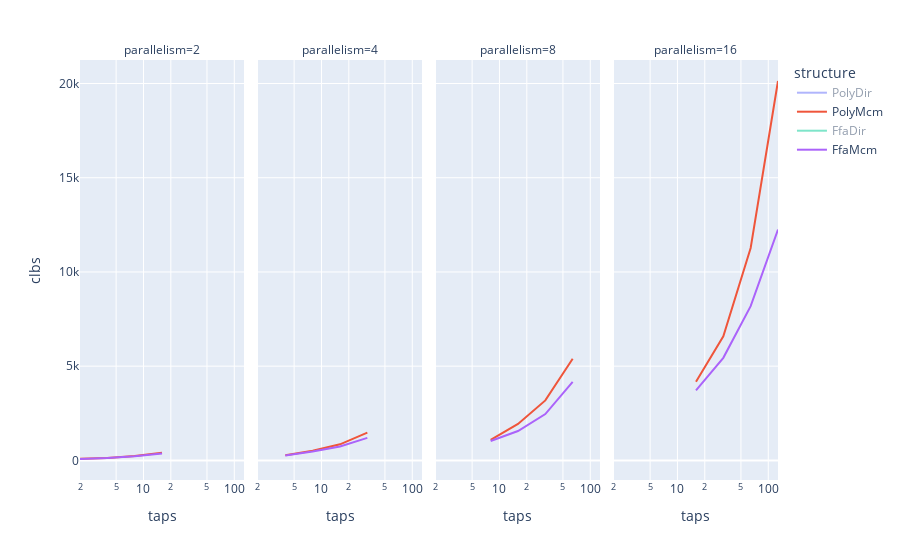
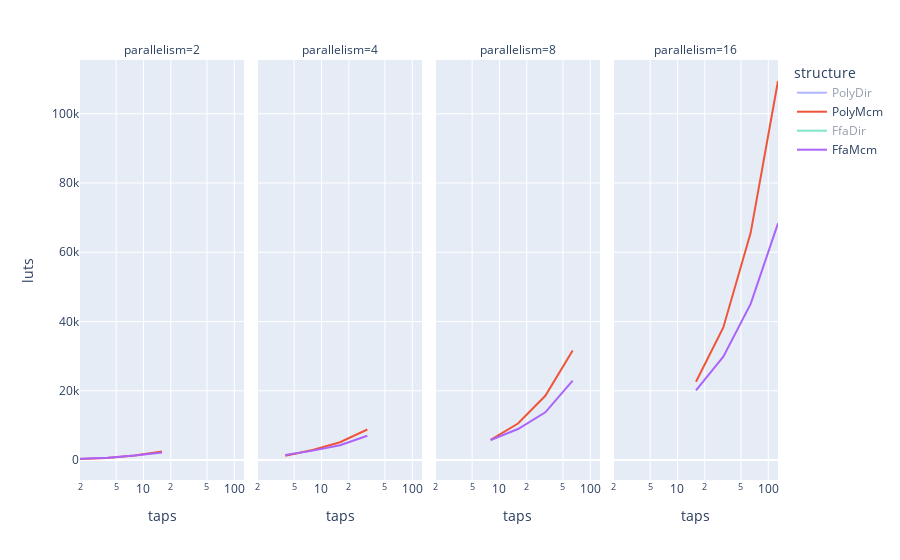
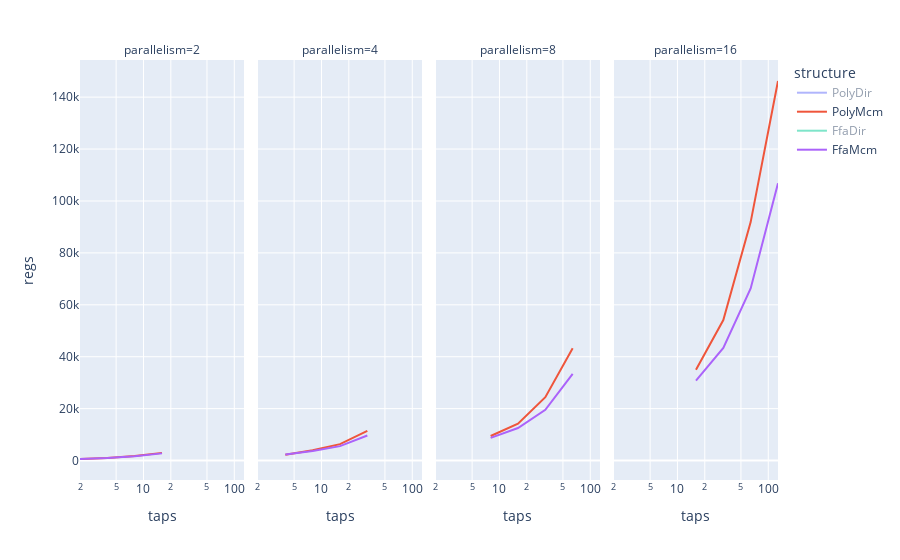
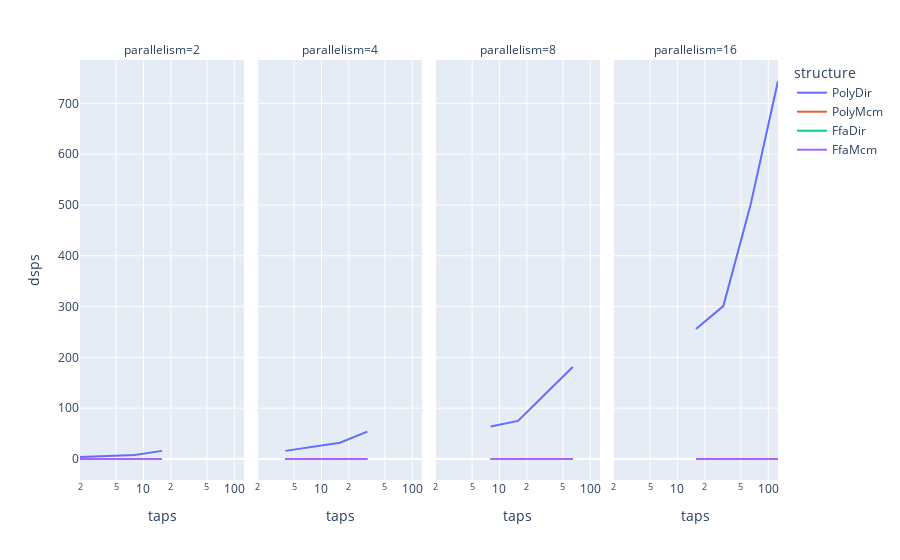

Notebook code cell kept with these figures, in order:
### Code cell
import plotly.express as px
display(px.line(df, x='taps', facet_col='parallelism',y='clbs', color='structure', log_x=True))
display(px.line(df, x='taps', facet_col='parallelism',y='luts', color='structure', log_x=True))
display(px.line(df, x='taps', facet_col='parallelism',y='regs', color='structure', log_x=True))
display(px.line(df, x='taps', facet_col='parallelism',y='dsps', color='structure', log_x=True))

### Figure 1 — Plotly figure (JSON) as saved in the notebook; plotly's stock layout.template omitted (floating-point values rounded to 4 significant figures)
{"data": [{"hovertemplate": "structure=PolyDir<br>parallelism=2<br>taps=%{x}<br>clbs=%{y}<extra></extra>", "legendgroup": "PolyDir", "line": {"color": "#636efa", "dash": "solid"}, "mode": "lines", "name": "PolyDir", "orientation": "v", "showlegend": true, "type": "scatter", "visible": "legendonly", "x": [2, 4, 8, 16], "xaxis": "x", "y": [10, 71, 247, 564], "yaxis": "y"}, {"hovertemplate": "structure=PolyDir<br>parallelism=4<br>taps=%{x}<br>clbs=%{y}<extra></extra>", "legendgroup": "PolyDir", "line": {"color": "#636efa", "dash": "solid"}, "mode": "lines", "name": "PolyDir", "orientation": "v", "showlegend": false, "type": "scatter", "visible": "legendonly", "x": [4, 8, 16, 32], "xaxis": "x2", "y": [31, 344, 985, 1961], "yaxis": "y2"}, {"hovertemplate": "structure=PolyDir<br>parallelism=8<br>taps=%{x}<br>clbs=%{y}<extra></extra>", "legendgroup": "PolyDir", "line": {"color": "#636efa", "dash": "solid"}, "mode": "lines", "name": "PolyDir", "orientation": "v", "showlegend": false, "type": "scatter", "visible": "legendonly", "x": [8, 16, 32, 64], "xaxis": "x3", "y": [139, 1327, 3261, 7525], "yaxis": "y3"}, {"hovertemplate": "structure=PolyDir<br>parallelism=16<br>taps=%{x}<br>clbs=%{y}<extra></extra>", "legendgroup": "PolyDir", "line": {"color": "#636efa", "dash": "solid"}, "mode": "lines", "name": "PolyDir", "orientation": "v", "showlegend": false, "type": "scatter", "visible": "legendonly", "x": [16, 32, 64, 128], "xaxis": "x4", "y": [680, 4110, 13050, 23967], "yaxis": "y4"}, {"hovertemplate": "structure=PolyMcm<br>parallelism=2<br>taps=%{x}<br>clbs=%{y}<extra></extra>", "legendgroup": "PolyMcm", "line": {"color": "#EF553B", "dash": "solid"}, "mode": "lines", "name": "PolyMcm", "orientation": "v", "showlegend": true, "type": "scatter", "x": [2, 4, 8, 16], "xaxis": "x", "y": [81, 128, 233, 409], "yaxis": "y"}, {"hovertemplate": "structure=PolyMcm<br>parallelism=4<br>taps=%{x}<br>clbs=%{y}<extra></extra>", "legendgroup": "PolyMcm", "line": {"color": "#EF553B", "dash": "solid"}, "mode": "lines", "name": "PolyMcm", "orientation": "v", "showlegend": false, "type": "scatter", "x": [4, 8, 16, 32], "xaxis": "x2", "y": [270, 512, 852, 1472], "yaxis": "y2"}, {"hovertemplate": "structure=PolyMcm<br>parallelism=8<br>taps=%{x}<br>clbs=%{y}<extra></extra>", "legendgroup": "PolyMcm", "line": {"color": "#EF553B", "dash": "solid"}, "mode": "lines", "name": "PolyMcm", "orientation": "v", "showlegend": false, "type": "scatter", "x": [8, 16, 32, 64], "xaxis": "x3", "y": [1093, 1933, 3184, 5391], "yaxis": "y3"}, {"hovertemplate": "structure=PolyMcm<br>parallelism=16<br>taps=%{x}<br>clbs=%{y}<extra></extra>", "legendgroup": "PolyMcm", "line": {"color": "#EF553B", "dash": "solid"}, "mode": "lines", "name": "PolyMcm", "orientation": "v", "showlegend": false, "type": "scatter", "x": [16, 32, 64, 128], "xaxis": "x4", "y": [4174, 6583, 11271, 20133], "yaxis": "y4"}, {"hovertemplate": "structure=FfaDir<br>parallelism=2<br>taps=%{x}<br>clbs=%{y}<extra></extra>", "legendgroup": "FfaDir", "line": {"color": "#00cc96", "dash": "solid"}, "mode": "lines", "name": "FfaDir", "orientation": "v", "showlegend": true, "type": "scatter", "visible": "legendonly", "x": [2, 4, 8, 16], "xaxis": "x", "y": [105, 195, 307, 684], "yaxis": "y"}, {"hovertemplate": "structure=FfaDir<br>parallelism=4<br>taps=%{x}<br>clbs=%{y}<extra></extra>", "legendgroup": "FfaDir", "line": {"color": "#00cc96", "dash": "solid"}, "mode": "lines", "name": "FfaDir", "orientation": "v", "showlegend": false, "type": "scatter", "visible": "legendonly", "x": [4, 8, 16, 32], "xaxis": "x2", "y": [387, 577, 1225, 1975], "yaxis": "y2"}, {"hovertemplate": "structure=FfaDir<br>parallelism=8<br>taps=%{x}<br>clbs=%{y}<extra></extra>", "legendgroup": "FfaDir", "line": {"color": "#00cc96", "dash": "solid"}, "mode": "lines", "name": "FfaDir", "orientation": "v", "showlegend": false, "type": "scatter", "visible": "legendonly", "x": [8, 16, 32, 64], "xaxis": "x3", "y": [1229, 2324, 3810, 6451], "yaxis": "y3"}, {"hovertemplate": "structure=FfaDir<br>parallelism=16<br>taps=%{x}<br>clbs=%{y}<extra></extra>", "legendgroup": "FfaDir", "line": {"color": "#00cc96", "dash": "solid"}, "mode": "lines", "name": "FfaDir", "orientation": "v", "showlegend": false, "type": "scatter", "visible": "legendonly", "x": [16, 32, 64, 128], "xaxis": "x4", "y": [4307, 7139, 11356, 18296], "yaxis": "y4"}, {"hovertemplate": "structure=FfaMcm<br>parallelism=2<br>taps=%{x}<br>clbs=%{y}<extra></extra>", "legendgroup": "FfaMcm", "line": {"color": "#ab63fa", "dash": "solid"}, "mode": "lines", "name": "FfaMcm", "orientation": "v", "showlegend": true, "type": "scatter", "x": [2, 4, 8, 16], "xaxis": "x", "y": [74, 122, 223, 370], "yaxis": "y"}, {"hovertemplate": "structure=FfaMcm<br>parallelism=4<br>taps=%{x}<br>clbs=%{y}<extra></extra>", "legendgroup": "FfaMcm", "line": {"color": "#ab63fa", "dash": "solid"}, "mode": "lines", "name": "FfaMcm", "orientation": "v", "showlegend": false, "type": "scatter", "x": [4, 8, 16, 32], "xaxis": "x2", "y": [265, 469, 739, 1194], "yaxis": "y2"}, {"hovertemplate": "structure=FfaMcm<br>parallelism=8<br>taps=%{x}<br>clbs=%{y}<extra></extra>", "legendgroup": "FfaMcm", "line": {"color": "#ab63fa", "dash": "solid"}, "mode": "lines", "name": "FfaMcm", "orientation": "v", "showlegend": false, "type": "scatter", "x": [8, 16, 32, 64], "xaxis": "x3", "y": [1026, 1558, 2457, 4166], "yaxis": "y3"}, {"hovertemplate": "structure=FfaMcm<br>parallelism=16<br>taps=%{x}<br>clbs=%{y}<extra></extra>", "legendgroup": "FfaMcm", "line": {"color": "#ab63fa", "dash": "solid"}, "mode": "lines", "name": "FfaMcm", "orientation": "v", "showlegend": false, "type": "scatter", "x": [16, 32, 64, 128], "xaxis": "x4", "y": [3717, 5443, 8185, 12251], "yaxis": "y4"}], "layout": {"annotations": [{"font": {}, "showarrow": false, "text": "parallelism=2", "x": 0.1175, "xanchor": "center", "xref": "paper", "y": 1, "yanchor": "bottom", "yref": "paper"}, {"font": {}, "showarrow": false, "text": "parallelism=4", "x": 0.3725, "xanchor": "center", "xref": "paper", "y": 1, "yanchor": "bottom", "yref": "paper"}, {"font": {}, "showarrow": false, "text": "parallelism=8", "x": 0.6275, "xanchor": "center", "xref": "paper", "y": 1, "yanchor": "bottom", "yref": "paper"}, {"font": {}, "showarrow": false, "text": "parallelism=16", "x": 0.8825, "xanchor": "center", "xref": "paper", "y": 1, "yanchor": "bottom", "yref": "paper"}], "autosize": true, "legend": {"title": {"text": "structure"}, "tracegroupgap": 0}, "margin": {"t": 60}, "xaxis": {"anchor": "y", "autorange": true, "domain": [0, 0.235], "range": [0.301, 2.107], "title": {"text": "taps"}, "type": "log"}, "xaxis2": {"anchor": "y2", "autorange": true, "domain": [0.255, 0.49], "matches": "x", "range": [0.301, 2.107], "title": {"text": "taps"}, "type": "log"}, "xaxis3": {"anchor": "y3", "autorange": true, "domain": [0.51, 0.745], "matches": "x", "range": [0.301, 2.107], "title": {"text": "taps"}, "type": "log"}, "xaxis4": {"anchor": "y4", "autorange": true, "domain": [0.765, 1.0], "matches": "x", "range": [0.301, 2.107], "title": {"text": "taps"}, "type": "log"}, "yaxis": {"anchor": "x", "autorange": true, "domain": [0, 1], "range": [-1040.0, 21250.0], "title": {"text": "clbs"}, "type": "linear"}, "yaxis2": {"anchor": "x2", "autorange": true, "domain": [0, 1], "matches": "y", "range": [-1040.0, 21250.0], "showticklabels": false, "type": "linear"}, "yaxis3": {"anchor": "x3", "autorange": true, "domain": [0, 1], "matches": "y", "range": [-1040.0, 21250.0], "showticklabels": false, "type": "linear"}, "yaxis4": {"anchor": "x4", "autorange": true, "domain": [0, 1], "matches": "y", "range": [-1040.0, 21250.0], "showticklabels": false, "type": "linear"}}}

### Figure 2 — Plotly figure (JSON) as saved in the notebook; plotly's stock layout.template omitted (floating-point values rounded to 4 significant figures)
{"data": [{"hovertemplate": "structure=PolyDir<br>parallelism=2<br>taps=%{x}<br>luts=%{y}<extra></extra>", "legendgroup": "PolyDir", "line": {"color": "#636efa", "dash": "solid"}, "mode": "lines", "name": "PolyDir", "orientation": "v", "showlegend": true, "type": "scatter", "visible": "legendonly", "x": [2, 4, 8, 16], "xaxis": "x", "y": [33, 346, 1429, 3491], "yaxis": "y"}, {"hovertemplate": "structure=PolyDir<br>parallelism=4<br>taps=%{x}<br>luts=%{y}<extra></extra>", "legendgroup": "PolyDir", "line": {"color": "#636efa", "dash": "solid"}, "mode": "lines", "name": "PolyDir", "orientation": "v", "showlegend": false, "type": "scatter", "visible": "legendonly", "x": [4, 8, 16, 32], "xaxis": "x2", "y": [136, 2020, 5887, 10395], "yaxis": "y2"}, {"hovertemplate": "structure=PolyDir<br>parallelism=8<br>taps=%{x}<br>luts=%{y}<extra></extra>", "legendgroup": "PolyDir", "line": {"color": "#636efa", "dash": "solid"}, "mode": "lines", "name": "PolyDir", "orientation": "v", "showlegend": false, "type": "scatter", "visible": "legendonly", "x": [8, 16, 32, 64], "xaxis": "x3", "y": [840, 7707, 18287, 39109], "yaxis": "y3"}, {"hovertemplate": "structure=PolyDir<br>parallelism=16<br>taps=%{x}<br>luts=%{y}<extra></extra>", "legendgroup": "PolyDir", "line": {"color": "#636efa", "dash": "solid"}, "mode": "lines", "name": "PolyDir", "orientation": "v", "showlegend": false, "type": "scatter", "visible": "legendonly", "x": [16, 32, 64, 128], "xaxis": "x4", "y": [4032, 20880, 69087, 125215], "yaxis": "y4"}, {"hovertemplate": "structure=PolyMcm<br>parallelism=2<br>taps=%{x}<br>luts=%{y}<extra></extra>", "legendgroup": "PolyMcm", "line": {"color": "#EF553B", "dash": "solid"}, "mode": "lines", "name": "PolyMcm", "orientation": "v", "showlegend": true, "type": "scatter", "x": [2, 4, 8, 16], "xaxis": "x", "y": [303, 617, 1318, 2497], "yaxis": "y"}, {"hovertemplate": "structure=PolyMcm<br>parallelism=4<br>taps=%{x}<br>luts=%{y}<extra></extra>", "legendgroup": "PolyMcm", "line": {"color": "#EF553B", "dash": "solid"}, "mode": "lines", "name": "PolyMcm", "orientation": "v", "showlegend": false, "type": "scatter", "x": [4, 8, 16, 32], "xaxis": "x2", "y": [1236, 2908, 5134, 8826], "yaxis": "y2"}, {"hovertemplate": "structure=PolyMcm<br>parallelism=8<br>taps=%{x}<br>luts=%{y}<extra></extra>", "legendgroup": "PolyMcm", "line": {"color": "#EF553B", "dash": "solid"}, "mode": "lines", "name": "PolyMcm", "orientation": "v", "showlegend": false, "type": "scatter", "x": [8, 16, 32, 64], "xaxis": "x3", "y": [5838, 10547, 18559, 31623], "yaxis": "y3"}, {"hovertemplate": "structure=PolyMcm<br>parallelism=16<br>taps=%{x}<br>luts=%{y}<extra></extra>", "legendgroup": "PolyMcm", "line": {"color": "#EF553B", "dash": "solid"}, "mode": "lines", "name": "PolyMcm", "orientation": "v", "showlegend": false, "type": "scatter", "x": [16, 32, 64, 128], "xaxis": "x4", "y": [22606, 38281, 65613, 109467], "yaxis": "y4"}, {"hovertemplate": "structure=FfaDir<br>parallelism=2<br>taps=%{x}<br>luts=%{y}<extra></extra>", "legendgroup": "FfaDir", "line": {"color": "#00cc96", "dash": "solid"}, "mode": "lines", "name": "FfaDir", "orientation": "v", "showlegend": true, "type": "scatter", "visible": "legendonly", "x": [2, 4, 8, 16], "xaxis": "x", "y": [588, 1176, 1911, 4308], "yaxis": "y"}, {"hovertemplate": "structure=FfaDir<br>parallelism=4<br>taps=%{x}<br>luts=%{y}<extra></extra>", "legendgroup": "FfaDir", "line": {"color": "#00cc96", "dash": "solid"}, "mode": "lines", "name": "FfaDir", "orientation": "v", "showlegend": false, "type": "scatter", "visible": "legendonly", "x": [4, 8, 16, 32], "xaxis": "x2", "y": [2414, 3606, 8074, 11830], "yaxis": "y2"}, {"hovertemplate": "structure=FfaDir<br>parallelism=8<br>taps=%{x}<br>luts=%{y}<extra></extra>", "legendgroup": "FfaDir", "line": {"color": "#00cc96", "dash": "solid"}, "mode": "lines", "name": "FfaDir", "orientation": "v", "showlegend": false, "type": "scatter", "visible": "legendonly", "x": [8, 16, 32, 64], "xaxis": "x3", "y": [7311, 14946, 23177, 38658], "yaxis": "y3"}, {"hovertemplate": "structure=FfaDir<br>parallelism=16<br>taps=%{x}<br>luts=%{y}<extra></extra>", "legendgroup": "FfaDir", "line": {"color": "#00cc96", "dash": "solid"}, "mode": "lines", "name": "FfaDir", "orientation": "v", "showlegend": false, "type": "scatter", "visible": "legendonly", "x": [16, 32, 64, 128], "xaxis": "x4", "y": [27061, 43722, 71112, 109018], "yaxis": "y4"}, {"hovertemplate": "structure=FfaMcm<br>parallelism=2<br>taps=%{x}<br>luts=%{y}<extra></extra>", "legendgroup": "FfaMcm", "line": {"color": "#ab63fa", "dash": "solid"}, "mode": "lines", "name": "FfaMcm", "orientation": "v", "showlegend": true, "type": "scatter", "x": [2, 4, 8, 16], "xaxis": "x", "y": [382, 674, 1301, 2170], "yaxis": "y"}, {"hovertemplate": "structure=FfaMcm<br>parallelism=4<br>taps=%{x}<br>luts=%{y}<extra></extra>", "legendgroup": "FfaMcm", "line": {"color": "#ab63fa", "dash": "solid"}, "mode": "lines", "name": "FfaMcm", "orientation": "v", "showlegend": false, "type": "scatter", "x": [4, 8, 16, 32], "xaxis": "x2", "y": [1453, 2721, 4295, 6996], "yaxis": "y2"}, {"hovertemplate": "structure=FfaMcm<br>parallelism=8<br>taps=%{x}<br>luts=%{y}<extra></extra>", "legendgroup": "FfaMcm", "line": {"color": "#ab63fa", "dash": "solid"}, "mode": "lines", "name": "FfaMcm", "orientation": "v", "showlegend": false, "type": "scatter", "x": [8, 16, 32, 64], "xaxis": "x3", "y": [5781, 8962, 13793, 22919], "yaxis": "y3"}, {"hovertemplate": "structure=FfaMcm<br>parallelism=16<br>taps=%{x}<br>luts=%{y}<extra></extra>", "legendgroup": "FfaMcm", "line": {"color": "#ab63fa", "dash": "solid"}, "mode": "lines", "name": "FfaMcm", "orientation": "v", "showlegend": false, "type": "scatter", "x": [16, 32, 64, 128], "xaxis": "x4", "y": [20125, 29848, 45106, 68373], "yaxis": "y4"}], "layout": {"annotations": [{"font": {}, "showarrow": false, "text": "parallelism=2", "x": 0.1175, "xanchor": "center", "xref": "paper", "y": 1, "yanchor": "bottom", "yref": "paper"}, {"font": {}, "showarrow": false, "text": "parallelism=4", "x": 0.3725, "xanchor": "center", "xref": "paper", "y": 1, "yanchor": "bottom", "yref": "paper"}, {"font": {}, "showarrow": false, "text": "parallelism=8", "x": 0.6275, "xanchor": "center", "xref": "paper", "y": 1, "yanchor": "bottom", "yref": "paper"}, {"font": {}, "showarrow": false, "text": "parallelism=16", "x": 0.8825, "xanchor": "center", "xref": "paper", "y": 1, "yanchor": "bottom", "yref": "paper"}], "autosize": true, "legend": {"title": {"text": "structure"}, "tracegroupgap": 0}, "margin": {"t": 60}, "xaxis": {"anchor": "y", "autorange": true, "domain": [0, 0.235], "range": [0.301, 2.107], "title": {"text": "taps"}, "type": "log"}, "xaxis2": {"anchor": "y2", "autorange": true, "domain": [0.255, 0.49], "matches": "x", "range": [0.301, 2.107], "title": {"text": "taps"}, "type": "log"}, "xaxis3": {"anchor": "y3", "autorange": true, "domain": [0.51, 0.745], "matches": "x", "range": [0.301, 2.107], "title": {"text": "taps"}, "type": "log"}, "xaxis4": {"anchor": "y4", "autorange": true, "domain": [0.765, 1.0], "matches": "x", "range": [0.301, 2.107], "title": {"text": "taps"}, "type": "log"}, "yaxis": {"anchor": "x", "autorange": true, "domain": [0, 1], "range": [-5762.0, 115500.0], "title": {"text": "luts"}, "type": "linear"}, "yaxis2": {"anchor": "x2", "autorange": true, "domain": [0, 1], "matches": "y", "range": [-5762.0, 115500.0], "showticklabels": false, "type": "linear"}, "yaxis3": {"anchor": "x3", "autorange": true, "domain": [0, 1], "matches": "y", "range": [-5762.0, 115500.0], "showticklabels": false, "type": "linear"}, "yaxis4": {"anchor": "x4", "autorange": true, "domain": [0, 1], "matches": "y", "range": [-5762.0, 115500.0], "showticklabels": false, "type": "linear"}}}

### Figure 3 — Plotly figure (JSON) as saved in the notebook; plotly's stock layout.template omitted (floating-point values rounded to 4 significant figures)
{"data": [{"hovertemplate": "structure=PolyDir<br>parallelism=2<br>taps=%{x}<br>regs=%{y}<extra></extra>", "legendgroup": "PolyDir", "line": {"color": "#636efa", "dash": "solid"}, "mode": "lines", "name": "PolyDir", "orientation": "v", "showlegend": true, "type": "scatter", "visible": "legendonly", "x": [2, 4, 8, 16], "xaxis": "x", "y": [1, 58, 373, 437], "yaxis": "y"}, {"hovertemplate": "structure=PolyDir<br>parallelism=4<br>taps=%{x}<br>regs=%{y}<extra></extra>", "legendgroup": "PolyDir", "line": {"color": "#636efa", "dash": "solid"}, "mode": "lines", "name": "PolyDir", "orientation": "v", "showlegend": false, "type": "scatter", "visible": "legendonly", "x": [4, 8, 16, 32], "xaxis": "x2", "y": [208, 375, 1051, 1327], "yaxis": "y2"}, {"hovertemplate": "structure=PolyDir<br>parallelism=8<br>taps=%{x}<br>regs=%{y}<extra></extra>", "legendgroup": "PolyDir", "line": {"color": "#636efa", "dash": "solid"}, "mode": "lines", "name": "PolyDir", "orientation": "v", "showlegend": false, "type": "scatter", "visible": "legendonly", "x": [8, 16, 32, 64], "xaxis": "x3", "y": [926, 2086, 4057, 4772], "yaxis": "y3"}, {"hovertemplate": "structure=PolyDir<br>parallelism=16<br>taps=%{x}<br>regs=%{y}<extra></extra>", "legendgroup": "PolyDir", "line": {"color": "#636efa", "dash": "solid"}, "mode": "lines", "name": "PolyDir", "orientation": "v", "showlegend": false, "type": "scatter", "visible": "legendonly", "x": [16, 32, 64, 128], "xaxis": "x4", "y": [4592, 9983, 16560, 17614], "yaxis": "y4"}, {"hovertemplate": "structure=PolyMcm<br>parallelism=2<br>taps=%{x}<br>regs=%{y}<extra></extra>", "legendgroup": "PolyMcm", "line": {"color": "#EF553B", "dash": "solid"}, "mode": "lines", "name": "PolyMcm", "orientation": "v", "showlegend": true, "type": "scatter", "x": [2, 4, 8, 16], "xaxis": "x", "y": [599, 950, 1773, 2961], "yaxis": "y"}, {"hovertemplate": "structure=PolyMcm<br>parallelism=4<br>taps=%{x}<br>regs=%{y}<extra></extra>", "legendgroup": "PolyMcm", "line": {"color": "#EF553B", "dash": "solid"}, "mode": "lines", "name": "PolyMcm", "orientation": "v", "showlegend": false, "type": "scatter", "x": [4, 8, 16, 32], "xaxis": "x2", "y": [2251, 3962, 6318, 11405], "yaxis": "y2"}, {"hovertemplate": "structure=PolyMcm<br>parallelism=8<br>taps=%{x}<br>regs=%{y}<extra></extra>", "legendgroup": "PolyMcm", "line": {"color": "#EF553B", "dash": "solid"}, "mode": "lines", "name": "PolyMcm", "orientation": "v", "showlegend": false, "type": "scatter", "x": [8, 16, 32, 64], "xaxis": "x3", "y": [9470, 14218, 24412, 43229], "yaxis": "y3"}, {"hovertemplate": "structure=PolyMcm<br>parallelism=16<br>taps=%{x}<br>regs=%{y}<extra></extra>", "legendgroup": "PolyMcm", "line": {"color": "#EF553B", "dash": "solid"}, "mode": "lines", "name": "PolyMcm", "orientation": "v", "showlegend": false, "type": "scatter", "x": [16, 32, 64, 128], "xaxis": "x4", "y": [34945, 54137, 91858, 146215], "yaxis": "y4"}, {"hovertemplate": "structure=FfaDir<br>parallelism=2<br>taps=%{x}<br>regs=%{y}<extra></extra>", "legendgroup": "FfaDir", "line": {"color": "#00cc96", "dash": "solid"}, "mode": "lines", "name": "FfaDir", "orientation": "v", "showlegend": true, "type": "scatter", "visible": "legendonly", "x": [2, 4, 8, 16], "xaxis": "x", "y": [179, 277, 403, 708], "yaxis": "y"}, {"hovertemplate": "structure=FfaDir<br>parallelism=4<br>taps=%{x}<br>regs=%{y}<extra></extra>", "legendgroup": "FfaDir", "line": {"color": "#00cc96", "dash": "solid"}, "mode": "lines", "name": "FfaDir", "orientation": "v", "showlegend": false, "type": "scatter", "visible": "legendonly", "x": [4, 8, 16, 32], "xaxis": "x2", "y": [812, 1121, 1708, 2884], "yaxis": "y2"}, {"hovertemplate": "structure=FfaDir<br>parallelism=8<br>taps=%{x}<br>regs=%{y}<extra></extra>", "legendgroup": "FfaDir", "line": {"color": "#00cc96", "dash": "solid"}, "mode": "lines", "name": "FfaDir", "orientation": "v", "showlegend": false, "type": "scatter", "visible": "legendonly", "x": [8, 16, 32, 64], "xaxis": "x3", "y": [3290, 4389, 6466, 10735], "yaxis": "y3"}, {"hovertemplate": "structure=FfaDir<br>parallelism=16<br>taps=%{x}<br>regs=%{y}<extra></extra>", "legendgroup": "FfaDir", "line": {"color": "#00cc96", "dash": "solid"}, "mode": "lines", "name": "FfaDir", "orientation": "v", "showlegend": false, "type": "scatter", "visible": "legendonly", "x": [16, 32, 64, 128], "xaxis": "x4", "y": [12351, 16098, 23432, 37901], "yaxis": "y4"}, {"hovertemplate": "structure=FfaMcm<br>parallelism=2<br>taps=%{x}<br>regs=%{y}<extra></extra>", "legendgroup": "FfaMcm", "line": {"color": "#ab63fa", "dash": "solid"}, "mode": "lines", "name": "FfaMcm", "orientation": "v", "showlegend": true, "type": "scatter", "x": [2, 4, 8, 16], "xaxis": "x", "y": [641, 939, 1704, 2767], "yaxis": "y"}, {"hovertemplate": "structure=FfaMcm<br>parallelism=4<br>taps=%{x}<br>regs=%{y}<extra></extra>", "legendgroup": "FfaMcm", "line": {"color": "#ab63fa", "dash": "solid"}, "mode": "lines", "name": "FfaMcm", "orientation": "v", "showlegend": false, "type": "scatter", "x": [4, 8, 16, 32], "xaxis": "x2", "y": [2313, 3711, 5555, 9647], "yaxis": "y2"}, {"hovertemplate": "structure=FfaMcm<br>parallelism=8<br>taps=%{x}<br>regs=%{y}<extra></extra>", "legendgroup": "FfaMcm", "line": {"color": "#ab63fa", "dash": "solid"}, "mode": "lines", "name": "FfaMcm", "orientation": "v", "showlegend": false, "type": "scatter", "x": [8, 16, 32, 64], "xaxis": "x3", "y": [8758, 12536, 19525, 33382], "yaxis": "y3"}, {"hovertemplate": "structure=FfaMcm<br>parallelism=16<br>taps=%{x}<br>regs=%{y}<extra></extra>", "legendgroup": "FfaMcm", "line": {"color": "#ab63fa", "dash": "solid"}, "mode": "lines", "name": "FfaMcm", "orientation": "v", "showlegend": false, "type": "scatter", "x": [16, 32, 64, 128], "xaxis": "x4", "y": [30757, 43369, 66290, 106823], "yaxis": "y4"}], "layout": {"annotations": [{"font": {}, "showarrow": false, "text": "parallelism=2", "x": 0.1175, "xanchor": "center", "xref": "paper", "y": 1, "yanchor": "bottom", "yref": "paper"}, {"font": {}, "showarrow": false, "text": "parallelism=4", "x": 0.3725, "xanchor": "center", "xref": "paper", "y": 1, "yanchor": "bottom", "yref": "paper"}, {"font": {}, "showarrow": false, "text": "parallelism=8", "x": 0.6275, "xanchor": "center", "xref": "paper", "y": 1, "yanchor": "bottom", "yref": "paper"}, {"font": {}, "showarrow": false, "text": "parallelism=16", "x": 0.8825, "xanchor": "center", "xref": "paper", "y": 1, "yanchor": "bottom", "yref": "paper"}], "autosize": true, "legend": {"title": {"text": "structure"}, "tracegroupgap": 0}, "margin": {"t": 60}, "xaxis": {"anchor": "y", "autorange": true, "domain": [0, 0.235], "range": [0.301, 2.107], "title": {"text": "taps"}, "type": "log"}, "xaxis2": {"anchor": "y2", "autorange": true, "domain": [0.255, 0.49], "matches": "x", "range": [0.301, 2.107], "title": {"text": "taps"}, "type": "log"}, "xaxis3": {"anchor": "y3", "autorange": true, "domain": [0.51, 0.745], "matches": "x", "range": [0.301, 2.107], "title": {"text": "taps"}, "type": "log"}, "xaxis4": {"anchor": "y4", "autorange": true, "domain": [0.765, 1.0], "matches": "x", "range": [0.301, 2.107], "title": {"text": "taps"}, "type": "log"}, "yaxis": {"anchor": "x", "autorange": true, "domain": [0, 1], "range": [-7491.0, 154300.0], "title": {"text": "regs"}, "type": "linear"}, "yaxis2": {"anchor": "x2", "autorange": true, "domain": [0, 1], "matches": "y", "range": [-7491.0, 154300.0], "showticklabels": false, "type": "linear"}, "yaxis3": {"anchor": "x3", "autorange": true, "domain": [0, 1], "matches": "y", "range": [-7491.0, 154300.0], "showticklabels": false, "type": "linear"}, "yaxis4": {"anchor": "x4", "autorange": true, "domain": [0, 1], "matches": "y", "range": [-7491.0, 154300.0], "showticklabels": false, "type": "linear"}}}

### Figure 4 — Plotly figure (JSON) as saved in the notebook; plotly's stock layout.template omitted (floating-point values rounded to 4 significant figures)
{"data": [{"hovertemplate": "structure=PolyDir<br>parallelism=2<br>taps=%{x}<br>dsps=%{y}<extra></extra>", "legendgroup": "PolyDir", "line": {"color": "#636efa", "dash": "solid"}, "mode": "lines", "name": "PolyDir", "orientation": "v", "showlegend": true, "type": "scatter", "x": [2, 4, 8, 16], "xaxis": "x", "y": [4, 6, 8, 16], "yaxis": "y"}, {"hovertemplate": "structure=PolyDir<br>parallelism=4<br>taps=%{x}<br>dsps=%{y}<extra></extra>", "legendgroup": "PolyDir", "line": {"color": "#636efa", "dash": "solid"}, "mode": "lines", "name": "PolyDir", "orientation": "v", "showlegend": false, "type": "scatter", "x": [4, 8, 16, 32], "xaxis": "x2", "y": [16, 24, 32, 54], "yaxis": "y2"}, {"hovertemplate": "structure=PolyDir<br>parallelism=8<br>taps=%{x}<br>dsps=%{y}<extra></extra>", "legendgroup": "PolyDir", "line": {"color": "#636efa", "dash": "solid"}, "mode": "lines", "name": "PolyDir", "orientation": "v", "showlegend": false, "type": "scatter", "x": [8, 16, 32, 64], "xaxis": "x3", "y": [64, 75, 128, 181], "yaxis": "y3"}, {"hovertemplate": "structure=PolyDir<br>parallelism=16<br>taps=%{x}<br>dsps=%{y}<extra></extra>", "legendgroup": "PolyDir", "line": {"color": "#636efa", "dash": "solid"}, "mode": "lines", "name": "PolyDir", "orientation": "v", "showlegend": false, "type": "scatter", "x": [16, 32, 64, 128], "xaxis": "x4", "y": [256, 301, 501, 744], "yaxis": "y4"}, {"hovertemplate": "structure=PolyMcm<br>parallelism=2<br>taps=%{x}<br>dsps=%{y}<extra></extra>", "legendgroup": "PolyMcm", "line": {"color": "#EF553B", "dash": "solid"}, "mode": "lines", "name": "PolyMcm", "orientation": "v", "showlegend": true, "type": "scatter", "x": [2, 4, 8, 16], "xaxis": "x", "y": [0, 0, 0, 0], "yaxis": "y"}, {"hovertemplate": "structure=PolyMcm<br>parallelism=4<br>taps=%{x}<br>dsps=%{y}<extra></extra>", "legendgroup": "PolyMcm", "line": {"color": "#EF553B", "dash": "solid"}, "mode": "lines", "name": "PolyMcm", "orientation": "v", "showlegend": false, "type": "scatter", "x": [4, 8, 16, 32], "xaxis": "x2", "y": [0, 0, 0, 0], "yaxis": "y2"}, {"hovertemplate": "structure=PolyMcm<br>parallelism=8<br>taps=%{x}<br>dsps=%{y}<extra></extra>", "legendgroup": "PolyMcm", "line": {"color": "#EF553B", "dash": "solid"}, "mode": "lines", "name": "PolyMcm", "orientation": "v", "showlegend": false, "type": "scatter", "x": [8, 16, 32, 64], "xaxis": "x3", "y": [0, 0, 0, 0], "yaxis": "y3"}, {"hovertemplate": "structure=PolyMcm<br>parallelism=16<br>taps=%{x}<br>dsps=%{y}<extra></extra>", "legendgroup": "PolyMcm", "line": {"color": "#EF553B", "dash": "solid"}, "mode": "lines", "name": "PolyMcm", "orientation": "v", "showlegend": false, "type": "scatter", "x": [16, 32, 64, 128], "xaxis": "x4", "y": [0, 0, 0, 0], "yaxis": "y4"}, {"hovertemplate": "structure=FfaDir<br>parallelism=2<br>taps=%{x}<br>dsps=%{y}<extra></extra>", "legendgroup": "FfaDir", "line": {"color": "#00cc96", "dash": "solid"}, "mode": "lines", "name": "FfaDir", "orientation": "v", "showlegend": true, "type": "scatter", "x": [2, 4, 8, 16], "xaxis": "x", "y": [0, 0, 0, 0], "yaxis": "y"}, {"hovertemplate": "structure=FfaDir<br>parallelism=4<br>taps=%{x}<br>dsps=%{y}<extra></extra>", "legendgroup": "FfaDir", "line": {"color": "#00cc96", "dash": "solid"}, "mode": "lines", "name": "FfaDir", "orientation": "v", "showlegend": false, "type": "scatter", "x": [4, 8, 16, 32], "xaxis": "x2", "y": [0, 0, 0, 0], "yaxis": "y2"}, {"hovertemplate": "structure=FfaDir<br>parallelism=8<br>taps=%{x}<br>dsps=%{y}<extra></extra>", "legendgroup": "FfaDir", "line": {"color": "#00cc96", "dash": "solid"}, "mode": "lines", "name": "FfaDir", "orientation": "v", "showlegend": false, "type": "scatter", "x": [8, 16, 32, 64], "xaxis": "x3", "y": [0, 0, 0, 0], "yaxis": "y3"}, {"hovertemplate": "structure=FfaDir<br>parallelism=16<br>taps=%{x}<br>dsps=%{y}<extra></extra>", "legendgroup": "FfaDir", "line": {"color": "#00cc96", "dash": "solid"}, "mode": "lines", "name": "FfaDir", "orientation": "v", "showlegend": false, "type": "scatter", "x": [16, 32, 64, 128], "xaxis": "x4", "y": [0, 0, 0, 0], "yaxis": "y4"}, {"hovertemplate": "structure=FfaMcm<br>parallelism=2<br>taps=%{x}<br>dsps=%{y}<extra></extra>", "legendgroup": "FfaMcm", "line": {"color": "#ab63fa", "dash": "solid"}, "mode": "lines", "name": "FfaMcm", "orientation": "v", "showlegend": true, "type": "scatter", "x": [2, 4, 8, 16], "xaxis": "x", "y": [0, 0, 0, 0], "yaxis": "y"}, {"hovertemplate": "structure=FfaMcm<br>parallelism=4<br>taps=%{x}<br>dsps=%{y}<extra></extra>", "legendgroup": "FfaMcm", "line": {"color": "#ab63fa", "dash": "solid"}, "mode": "lines", "name": "FfaMcm", "orientation": "v", "showlegend": false, "type": "scatter", "x": [4, 8, 16, 32], "xaxis": "x2", "y": [0, 0, 0, 0], "yaxis": "y2"}, {"hovertemplate": "structure=FfaMcm<br>parallelism=8<br>taps=%{x}<br>dsps=%{y}<extra></extra>", "legendgroup": "FfaMcm", "line": {"color": "#ab63fa", "dash": "solid"}, "mode": "lines", "name": "FfaMcm", "orientation": "v", "showlegend": false, "type": "scatter", "x": [8, 16, 32, 64], "xaxis": "x3", "y": [0, 0, 0, 0], "yaxis": "y3"}, {"hovertemplate": "structure=FfaMcm<br>parallelism=16<br>taps=%{x}<br>dsps=%{y}<extra></extra>", "legendgroup": "FfaMcm", "line": {"color": "#ab63fa", "dash": "solid"}, "mode": "lines", "name": "FfaMcm", "orientation": "v", "showlegend": false, "type": "scatter", "x": [16, 32, 64, 128], "xaxis": "x4", "y": [0, 0, 0, 0], "yaxis": "y4"}], "layout": {"annotations": [{"font": {}, "showarrow": false, "text": "parallelism=2", "x": 0.1175, "xanchor": "center", "xref": "paper", "y": 1, "yanchor": "bottom", "yref": "paper"}, {"font": {}, "showarrow": false, "text": "parallelism=4", "x": 0.3725, "xanchor": "center", "xref": "paper", "y": 1, "yanchor": "bottom", "yref": "paper"}, {"font": {}, "showarrow": false, "text": "parallelism=8", "x": 0.6275, "xanchor": "center", "xref": "paper", "y": 1, "yanchor": "bottom", "yref": "paper"}, {"font": {}, "showarrow": false, "text": "parallelism=16", "x": 0.8825, "xanchor": "center", "xref": "paper", "y": 1, "yanchor": "bottom", "yref": "paper"}], "autosize": true, "legend": {"title": {"text": "structure"}, "tracegroupgap": 0}, "margin": {"t": 60}, "xaxis": {"anchor": "y", "autorange": true, "domain": [0, 0.235], "range": [0.301, 2.107], "title": {"text": "taps"}, "type": "log"}, "xaxis2": {"anchor": "y2", "autorange": true, "domain": [0.255, 0.49], "matches": "x", "range": [0.301, 2.107], "title": {"text": "taps"}, "type": "log"}, "xaxis3": {"anchor": "y3", "autorange": true, "domain": [0.51, 0.745], "matches": "x", "range": [0.301, 2.107], "title": {"text": "taps"}, "type": "log"}, "xaxis4": {"anchor": "y4", "autorange": true, "domain": [0.765, 1.0], "matches": "x", "range": [0.301, 2.107], "title": {"text": "taps"}, "type": "log"}, "yaxis": {"anchor": "x", "autorange": true, "domain": [0, 1], "range": [-41.33, 785.3], "title": {"text": "dsps"}, "type": "linear"}, "yaxis2": {"anchor": "x2", "autorange": true, "domain": [0, 1], "matches": "y", "range": [-41.33, 785.3], "showticklabels": false, "type": "linear"}, "yaxis3": {"anchor": "x3", "autorange": true, "domain": [0, 1], "matches": "y", "range": [-41.33, 785.3], "showticklabels": false, "type": "linear"}, "yaxis4": {"anchor": "x4", "autorange": true, "domain": [0, 1], "matches": "y", "range": [-41.33, 785.3], "showticklabels": false, "type": "linear"}}}
